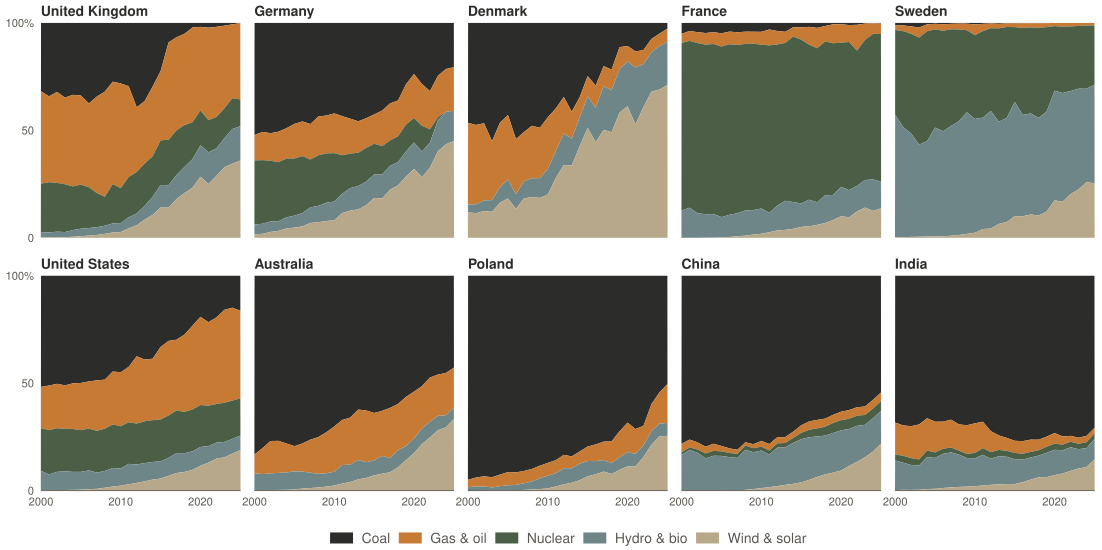

Source code (R):
# Task 6 v1 — National electricity mixes, 2000-2025 (color is the aesthetic).
# 100%-stacked area, small multiples: 10 countries x 5 fuel categories.
# Color does the encoding work that no other channel can: tracking each
# fuel's share through 26 years across 10 panels relies entirely on
# consistent hue mapping. Stack normalised to 100% so layer thickness is
# directly comparable across countries (no shifting baselines).
#
# Source: Ember (2025). Yearly Electricity Data.
#   https://ember-energy.org/data/yearly-electricity-data/

setwd("/Users/alexanderweber/Documents/hsg/6_semester/data_visualization_with_ai")

suppressPackageStartupMessages({
  library(dplyr)
  library(readr)
  library(ggplot2)
})

source("design_system.R")

# Font fallback — XQuartz / cairo not installed locally, so PDF-native
# Helvetica is used. Switch to Inter via showtext + cairo_pdf when set up.
chart_family <- ""

raw <- read_csv(
  "data/task_06/yearly_full_release_long_format.csv",
  show_col_types = FALSE,
  col_select = c("Area", "Year", "Category", "Subcategory",
                 "Variable", "Unit", "Value")
)

countries <- c("United Kingdom", "Germany", "Denmark", "France", "Sweden",
               "United States of America", "Australia", "Poland", "China", "India")

# Aggregate Ember's 9 fuels into 5 narrative categories. Five-category cap
# matches the qualitative palette contract in design_system.md.
fuel_to_cat <- c(
  "Coal"             = "Coal",
  "Gas"              = "Gas & oil",
  "Other Fossil"     = "Gas & oil",
  "Nuclear"          = "Nuclear",
  "Hydro"            = "Hydro & bio",
  "Bioenergy"        = "Hydro & bio",
  "Other Renewables" = "Hydro & bio",
  "Wind"             = "Wind & solar",
  "Solar"            = "Wind & solar"
)

mix <- raw %>%
  filter(
    Category    == "Electricity generation",
    Subcategory == "Fuel",
    Unit        == "%",
    Area        %in% countries,
    Year        >= 2000, Year <= 2025
  ) %>%
  mutate(category = fuel_to_cat[Variable]) %>%
  group_by(Area, Year, category) %>%
  summarise(share = sum(Value, na.rm = TRUE), .groups = "drop") %>%
  # Renormalise to 100% — guards against Ember's rounded percentages drifting
  # off-total (typical drift <0.1pp).
  group_by(Area, Year) %>%
  mutate(share = share / sum(share) * 100) %>%
  ungroup()

# Sanity check: every panel should sum to 100% in every year.
chk <- mix %>% group_by(Area, Year) %>% summarise(s = sum(share), .groups = "drop")
stopifnot(all(abs(chk$s - 100) < 1e-6))

# Stack order bottom -> top: dirtiest -> cleanest. Coal sits on the
# x-axis baseline (the most accurately-read position), so the shrinking-
# coal story reads at a glance.
cat_levels <- c("Coal", "Gas & oil", "Nuclear", "Hydro & bio", "Wind & solar")

cat_colors <- c(
  "Coal"         = pg_palette$onyx,
  "Gas & oil"    = pg_palette$copper,
  "Nuclear"      = pg_palette$heritage_red,
  "Hydro & bio"  = pg_palette$dark_stone,
  "Wind & solar" = pg_palette$dark_quartz
)

# Country order tells the narrative left-to-right, top-to-bottom:
# Row 1 = European transitioners + already-clean baselines.
# Row 2 = slower transitions / coal-dominant systems.
country_order <- c("United Kingdom", "Germany", "Denmark", "France", "Sweden",
                   "United States of America", "Australia", "Poland", "China", "India")

country_label <- c("United Kingdom"             = "United Kingdom",
                   "Germany"                    = "Germany",
                   "Denmark"                    = "Denmark",
                   "France"                     = "France",
                   "Sweden"                     = "Sweden",
                   "United States of America"   = "United States",
                   "Australia"                  = "Australia",
                   "Poland"                     = "Poland",
                   "China"                      = "China",
                   "India"                      = "India")

mix <- mix %>%
  mutate(
    category = factor(category, levels = cat_levels),
    Area     = factor(Area, levels = country_order,
                      labels = country_label[country_order])
  )

# Quick diagnostic to make defensibility traceable in the v1 log.
diag <- mix %>%
  filter(Year %in% c(2000, 2025), category %in% c("Coal", "Wind & solar")) %>%
  arrange(Area, category, Year)
cat("Coal and Wind&solar shares, 2000 vs 2025:\n")
print(diag)

p <- ggplot(mix, aes(x = Year, y = share, fill = category)) +
  geom_area(position = "stack", color = NA) +
  facet_wrap(~ Area, ncol = 5) +
  scale_x_continuous(
    breaks = c(2000, 2010, 2020),
    expand = expansion(mult = c(0, 0))
  ) +
  scale_y_continuous(
    breaks = c(0, 50, 100),
    labels = c("0", "50", "100%"),
    expand = expansion(mult = c(0, 0))
  ) +
  scale_fill_manual(values = cat_colors, breaks = cat_levels, name = NULL) +
  labs(x = NULL, y = NULL) +
  theme_pg(base_family = chart_family) +
  theme(
    legend.position    = "bottom",
    legend.key.height  = grid::unit(8,  "pt"),
    legend.key.width   = grid::unit(18, "pt"),
    legend.text        = element_text(size = 10, color = pg_palette$alloy),
    legend.box.margin  = margin(t = 6, b = 0),
    legend.margin      = margin(t = 0, b = 0),
    panel.grid.major.y = element_blank(),
    panel.grid.major.x = element_blank(),
    panel.spacing.x    = grid::unit(10, "pt"),
    panel.spacing.y    = grid::unit(14, "pt"),
    strip.text         = element_text(size = 10, color = pg_palette$onyx,
                                      face = "bold", hjust = 0,
                                      margin = margin(b = 4)),
    axis.text.x        = element_text(size = 8),
    axis.text.y        = element_text(size = 8),
    axis.line.x        = element_line(color = pg_palette$alloy, linewidth = 0.3),
    plot.margin        = margin(t = 4, r = 6, b = 4, l = 4)
  )

out_pdf <- "iterations/task_06/v1/energy_mix_v1.pdf"
ggsave(out_pdf, p, width = 28, height = 14, units = "cm", device = "pdf")
cat("Saved:", out_pdf, "\n")
